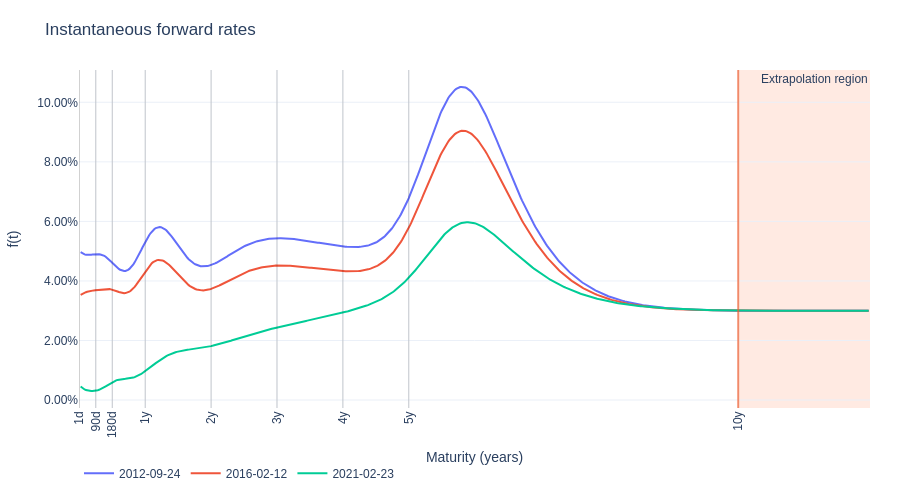

Source (notebook cell):
### Markdown cell above
Finally, we plot the instantaneous forward rates for the same dates shown above. The smooth and stable forward shapes suggest that the frequency and smoothness penalties are doing their job. The shaded extrapolation region also makes explicit where the curve is driven purely by model assumptions rather than by market instruments.

One interesting feature is the hump that appears near the boundary of the information set. This hump emerges because the model must satisfy the imposed long-term forward rate: in order to anchor the long-run expectation, the curve is forced to bend upward (and then revert) close to the last liquid maturity. A large hump in this case indicates that the model is *over-correcting* in its choice of instantaneous forward curves to reconcile short-/medium-term market data with the long-term anchor. This is a warning sign that our chosen long-term level is likely inconsistent with the shapes implied by the observed curves.

### Code cell
fig = plot_instant_fwds(model, test_market_rates_df, t_max=12, dates=dates)
fig.show()

### Figure 1 — Plotly figure (JSON) as saved in the notebook; plotly's stock layout.template omitted (floating-point values rounded to 4 significant figures; data arrays with more than 128 entries replaced by an {"elided": "..."} marker saying what was removed)
{"data": [{"mode": "lines", "name": "2012-09-24", "type": "scatter", "x": {"elided": "599 float values"}, "y": {"elided": "599 float values"}}, {"mode": "lines", "name": "2016-02-12", "type": "scatter", "x": {"elided": "599 float values"}, "y": {"elided": "599 float values"}}, {"mode": "lines", "name": "2021-02-23", "type": "scatter", "x": {"elided": "599 float values"}, "y": {"elided": "599 float values"}}], "layout": {"annotations": [{"showarrow": false, "text": "Extrapolation region", "x": 12, "xanchor": "right", "xref": "x", "y": 1, "yanchor": "top", "yref": "y domain"}], "autosize": true, "font": {"family": "Arial", "size": 12}, "height": 500, "legend": {"orientation": "h", "x": 0, "xanchor": "left", "y": -0.15, "yanchor": "top"}, "margin": {"b": 70, "l": 60, "r": 30, "t": 70}, "shapes": [{"layer": "above", "line": {"color": "rgba(0,0,0,0.18)", "width": 1}, "type": "line", "x0": 0.002778, "x1": 0.002778, "xref": "x", "y0": 0, "y1": 1, "yref": "y domain"}, {"layer": "above", "line": {"color": "rgba(0,0,0,0.18)", "width": 1}, "type": "line", "x0": 0.25, "x1": 0.25, "xref": "x", "y0": 0, "y1": 1, "yref": "y domain"}, {"layer": "above", "line": {"color": "rgba(0,0,0,0.18)", "width": 1}, "type": "line", "x0": 0.5, "x1": 0.5, "xref": "x", "y0": 0, "y1": 1, "yref": "y domain"}, {"layer": "above", "line": {"color": "rgba(0,0,0,0.18)", "width": 1}, "type": "line", "x0": 1, "x1": 1, "xref": "x", "y0": 0, "y1": 1, "yref": "y domain"}, {"layer": "above", "line": {"color": "rgba(0,0,0,0.18)", "width": 1}, "type": "line", "x0": 2, "x1": 2, "xref": "x", "y0": 0, "y1": 1, "yref": "y domain"}, {"layer": "above", "line": {"color": "rgba(0,0,0,0.18)", "width": 1}, "type": "line", "x0": 3, "x1": 3, "xref": "x", "y0": 0, "y1": 1, "yref": "y domain"}, {"layer": "above", "line": {"color": "rgba(0,0,0,0.18)", "width": 1}, "type": "line", "x0": 4, "x1": 4, "xref": "x", "y0": 0, "y1": 1, "yref": "y domain"}, {"layer": "above", "line": {"color": "rgba(0,0,0,0.18)", "width": 1}, "type": "line", "x0": 5, "x1": 5, "xref": "x", "y0": 0, "y1": 1, "yref": "y domain"}, {"layer": "above", "line": {"color": "rgba(0,0,0,0.18)", "width": 1}, "type": "line", "x0": 10, "x1": 10, "xref": "x", "y0": 0, "y1": 1, "yref": "y domain"}, {"fillcolor": "LightSalmon", "layer": "below", "line": {"width": 0}, "opacity": 0.22, "type": "rect", "x0": 10, "x1": 12, "xref": "x", "y0": 0, "y1": 1, "yref": "y domain"}, {"layer": "above", "line": {"color": "rgba(255,100,50,0.65)", "width": 2}, "type": "line", "x0": 10, "x1": 10, "xref": "x", "y0": 0, "y1": 1, "yref": "y domain"}], "title": {"text": "Instantaneous forward rates", "xanchor": "left"}, "xaxis": {"automargin": true, "showgrid": true, "tickangle": -90, "tickfont": {"size": 12}, "tickmode": "array", "ticktext": ["1d", "90d", "180d", "1y", "2y", "3y", "4y", "5y", "10y"], "tickvals": [0.002778, 0.25, 0.5, 1, 2, 3, 4, 5, 10], "title": {"text": "Maturity (years)"}, "zeroline": false}, "yaxis": {"automargin": true, "showgrid": true, "tickformat": ".2%", "title": {"text": "f(t)"}, "zeroline": false}}}
